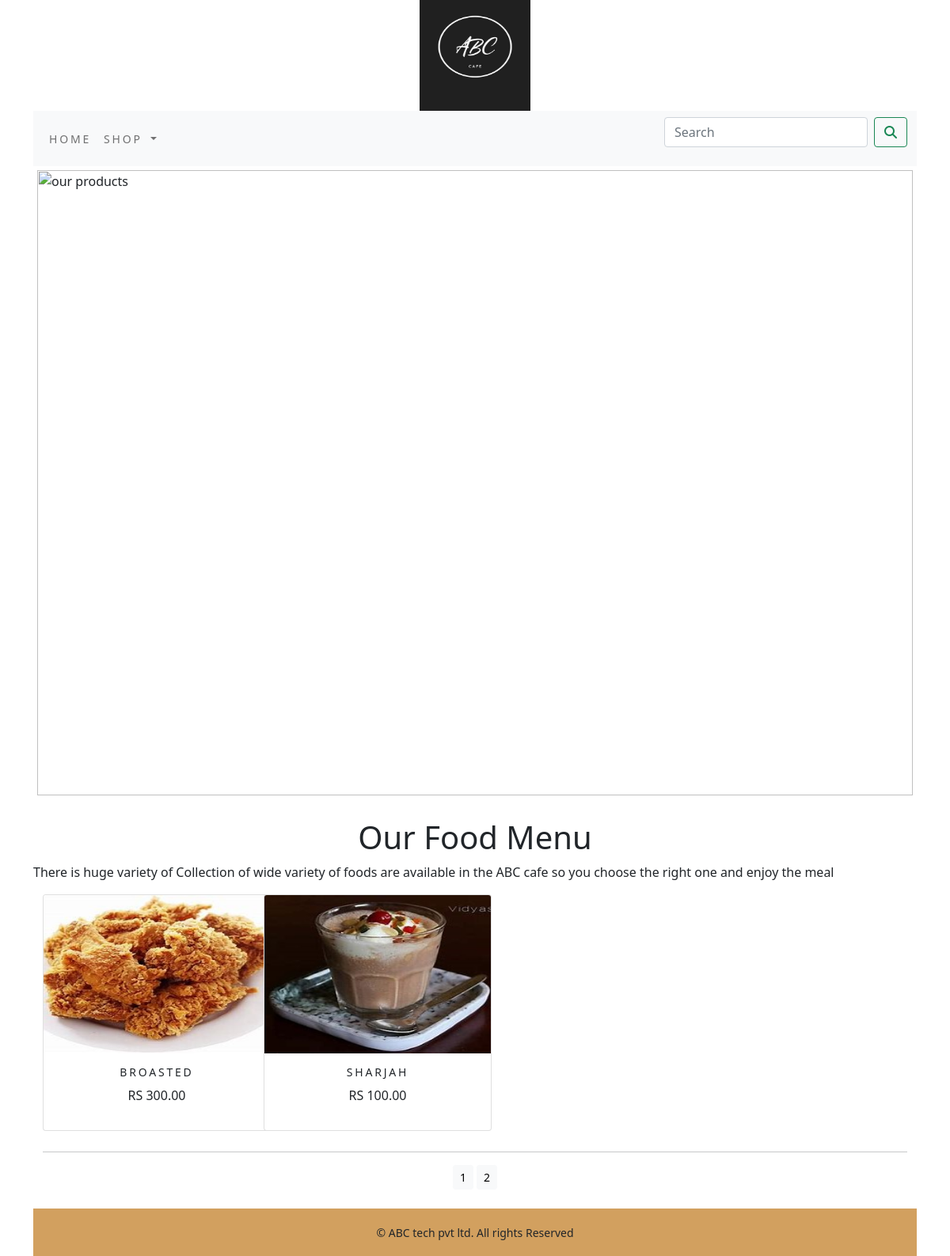
Screenshot of /shop/?page=2 with the database file from the repository.
### shop/models.py (models this page shows, shortened)
class Product(models.Model):
    name=models.CharField(max_length=250,unique=True)
    slug=models.SlugField(max_length=250,unique=True)
    desc=models.TextField(blank=True)
    price=models.DecimalField(max_digits=10,decimal_places=2)
    Category=models.ForeignKey(Category,on_delete=models.CASCADE)
    image=models.ImageField(upload_to='product',blank=True)
    stock=models.IntegerField()
    available=models.BooleanField(default=True)
    created=models.DateTimeField(auto_now_add=True)
    updated=models.DateTimeField(auto_now=True)
    def get_url(self):
        return reverse('shop:prod',args=[self.Category.slug,self.slug])
    class Meta:
        ordering=('name',)
        verbose_name='product'
        verbose_name_plural='products'

### shop/views.py (the view)
# urls.py: path('',views.allpro,name="allpro"),
def allpro(request,c_slug=None):
    c_page=None
    products_list=None
    if c_slug!=None:
        c_page=get_object_or_404(Category,slug=c_slug)
        products_list=Product.objects.all().filter(Category=c_page,available=True)
    else:
        products_list=Product.objects.all().filter(available=True)
    paginator=Paginator(products_list,4)
    try:
        page=int(request.GET.get('page','1'))
    except:
        page=1
    try:
        products=paginator.page(page)
    except(EmptyPage,InvalidPage):
        products=paginator.page(paginator.num_pages)
    return render(request,'category.html',{'category':c_page,"products":products})

### cart/context_processors.py (called while the page is built)
def counter(request):
    item_count=0
    if 'admin' in request.path:
        return {}
    else:
        try:
            cart=Cart.objects.filter(cart_id=_cart_id(request))
            cart_items=Cartitem.objects.all().filter(cart=cart[:1])
            for cart_item in cart_items:
                item_count += cart_item.quantity
        except Cart.DoesNotExist:
            item_count =0
    return dict(item_count=item_count)

### cart/views.py (called while the page is built)
def _cart_id(request):
    cart=request.session.session_key
    if not cart:
        cart=request.session.create()
    return cart

### shop/context_processors.py (called while the page is built)
def menu_links(request):
    links=Category.objects.all()
    return dict(links=links)

### shop/models.py (called while the page is built)
    def get_url(self):
        return reverse('shop:pro_category',args=[self.slug])

### template/category.html (shortened to what this page needs)
{% extends 'base.html' %}
{%  load static %}
{% block content %}
<div class="mx_auto">
    {% if category %}
    <img class="my_image "src="{{category.image.url}}" alt="{{category.name}}">
</div><br>
<div>
    <h1 class="text-center my_title" >{{category.name}}</h1>
    <p class="text-justify">{{category.desc}}</p>
</div>
{% else %} <div>
<img class="my_image my_image_padding"src="{% static 'img/banner.png' %}" alt="our products"></div><br>
<div>
    <h1 class="text-center">Our Food Menu</h1>
    <p class="text-justify">There is huge variety of Collection of  wide variety of foods are available in the ABC cafe so you choose the right one and enjoy the meal</p>
</div>
{% endif %}
<div class="container">
    <div class="row mx_auto">
    {% for pro in products.object_list %}
    <div class="my_bottom_margin  col-md-3">
        <div class="card text-center" style="min-width:18rem;">
            <a href="{{pro.get_url}}"><img class="card-img-top my_image "src="{{pro.image.url}}" alt="{{pro.name}}"></a>
        <div class="card-body">
        <h4>{{pro.name}}</h4>
        <p>RS {{pro.price}}</p>
        </div>
    </div>
        </div>{% endfor %}
    </div>
    <div>
        <div class="mx-auto">
            {% if products.paginator.num_pages > 1 %}
         <hr>
<div class="text-center">
    {% for pg in products.paginator.page_range %}
    <a href="?page={{pg}}" class="btn btn-light btn-sm" {% if products.number == pg %} active {% endif %}>{{pg}}</a>
    {% endfor %}
</div>   {% endif %}
        </div>
        <br>
    </div>
</div>
{% endblock %}

### static/css/custom.css (style rules this page uses)
.my_image { width: 100%; height: auto; }
.my_image_padding { padding: 5px; }
.my_bottom_margin { margin-bottom: 10px; }
.card-body h4 { font-size: 14px; text-transform:uppercase ; letter-spacing:.2em ; }
.card-body { padding:16px; }
.card-img-top { height: 200px;; width: 50px; }

### rows the page displays
Product: image (picture), name "BROASTED", price "300.00"
Product: image (picture), name "SHARJAH", price "100.00"

### other values shown
{{ pg }} "1" "2"
